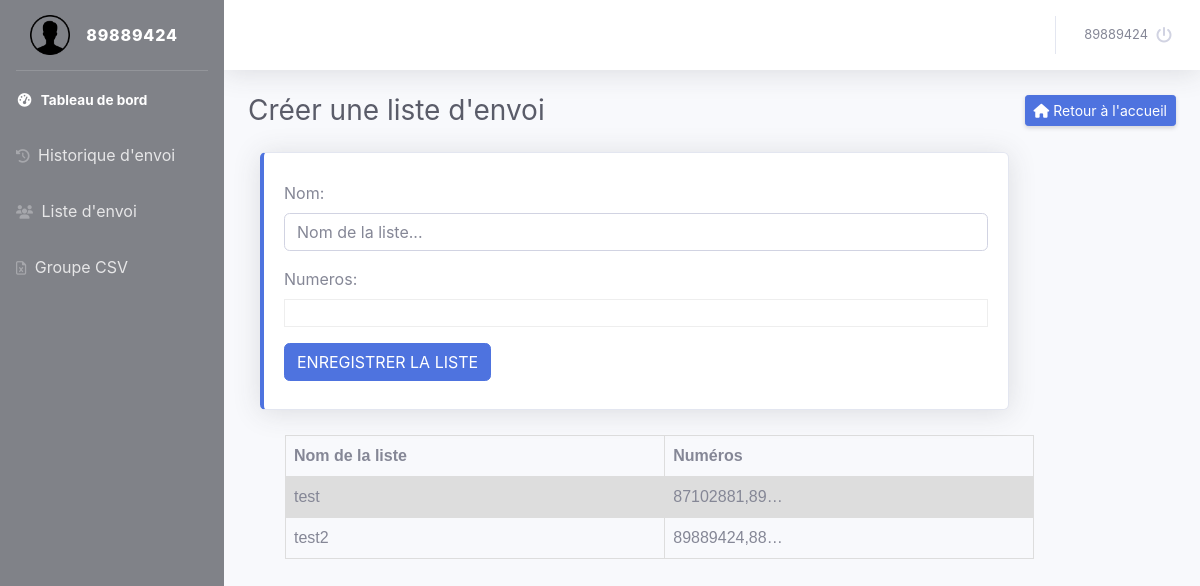
Page /liste/ (signed in) on the committed database.
### sendsms/models.py (models this page shows)
class Liste(models.Model):
    nom = models.CharField(max_length=50)
    numeros = models.CharField(max_length=80000)

### sms/views.py (the view, shortened to what this page needs)
# urls.py: path('liste/', views.liste),
def liste(request):
    form = ListeForm()
    info = Liste.objects.all()
    return render(request, 'liste.html',  {'form': form, 'info':info} )

### sendsms/forms.py
class ListeForm(forms.ModelForm):
	nom = forms.CharField(
		widget=forms.TextInput(
			attrs={
			"class":"form-control space",
            "placeholder":"Nom de la liste...",
					}
		)
	)
	numeros = forms.CharField(
		widget=forms.TextInput(
			attrs={
			"id":"demo1",
			"class":"form-control compter",
            "placeholder":"Entrer les numéros séparés par une virgule",
					}
		)
	)
	class Meta:
		model = Liste
		fields=['nom', 'numeros']

### templates/liste.html (shortened to what this page needs)
{% if user.is_authenticated %}
<!DOCTYPE html>
<html lang="fr">
{% load static %}
<head>
  <link href="https://stackpath.bootstrapcdn.com/font-awesome/4.7.0/css/font-awesome.min.css" rel="stylesheet">
  <link href="{% static 'vendor/fontawesome-free/css/all.min.css' %}" rel="stylesheet" type="text/css">
  <link href="{% static 'css/sb-admin-2.min.css' %}" rel="stylesheet">
  <link href="{% static 'css/perso.css' %}" rel="stylesheet">
  <link href="{% static 'css/jquery.tag-editor.css' %}" rel="stylesheet">
</head>
<body id="page-top">
  <div id="wrapper">
    <ul class="navbar-nav bg-gradient-primary sidebar sidebar-dark accordion" id="accordionSidebar">
      <a class="sidebar-brand d-flex align-items-center justify-content-center" href="/">
        <div class="sidebar-brand-icon">
        <img src="{% static 'img/user.png' %}" height="40">
        </div>
        <div class="sidebar-brand-text mx-3">{{request.user.username}} </div>
      </a>
      <hr class="sidebar-divider my-0">
      <li class="nav-item active">
        <a class="nav-link" href="/">
          <i class="fas fa-fw fa-tachometer-alt"></i>
          <span>Tableau de bord</span></a>
      </li>
      <li class="nav-item ">
      <a class="nav-link" href="/statistiques"> <i class="fa fa-history"></i>  Historique d'envoi </a>
      </li>
      <li class="nav-item ">
      <a class="nav-link" href="/liste"> <i class="fa fa-users"></i> Liste d'envoi </a>
      </li>
      <li class="nav-item ">
      <a class="nav-link" href="/csvgroup"> <i class="fa fa-file-excel-o"></i>  Groupe CSV </a>
      </li>
    </ul>
    <div id="content-wrapper" class="d-flex flex-column">
      <div id="content">
        <nav class="navbar navbar-expand navbar-light bg-white topbar mb-4 static-top shadow">
          <ul class="navbar-nav ml-auto">
            <li class="nav-item dropdown no-arrow">
              <a class="nav-link dropdown-toggle" href="/login" id="userDropdown" role="button" data-toggle="dropdown" aria-haspopup="true" aria-expanded="false">
                <span class="mr-2 d-none d-lg-inline text-gray-600 small">{{request.user.username}}</span>
                <i class="fa fa-power-off"></i>
              </a>
            </li>
          </ul>
        </nav>
        <div class="container-fluid">
          <div class="d-sm-flex align-items-center justify-content-between mb-4">
            <h1 class="h3 mb-0 text-gray-800">Créer une liste d'envoi</h1>
            <a href="/" class="d-none d-sm-inline-block btn btn-sm btn-primary shadow-sm"><i class="fa fa-home"></i> Retour à l'accueil</a>
          </div>
            <div class="col-md-10">
              <div class="card border-left-primary shadow h-100 py-2">
                <div class="card-body">
                  <form method="POST">
                    {{form.as_p}}
                    <button type="submit" class="btn btn-primary">ENREGISTRER LA LISTE</button>
                  </form>
                </div>
                </div>
                <div>
                <table>
                <tr>
                    <th>Nom de la liste</th>
                    <th>Numéros</th>
                </tr>
                {% for info in info %}
                <tr>
                    <td>{{info.nom}}</td>
                    <td>{{info.numeros|truncatechars:12}}</td>
                </tr>
                {% endfor %}
                </table>
                </div>
            </div>
      </div>
    </div>
  </div>
</body>
</html>
{% else %}
ACCES NON AUTORISE
{% endif%}

### static/css/perso.css (style rules this page uses)
.bg-gradient-primary { background:#808288; }
table { font-family: arial, sans-serif; border-collapse: collapse; width: 100%; margin:25px; }
td, th { border: 1px solid #dddddd; text-align: left; padding: 8px; }
tr:nth-child(even) { background-color: #dddddd; }

### rows in the picture
Liste: nom "test", numeros "87102881,89…"
Liste: nom "test2", numeros "89889424,88…"

### other values in the picture
{{ request.user.username }} "89889424"
